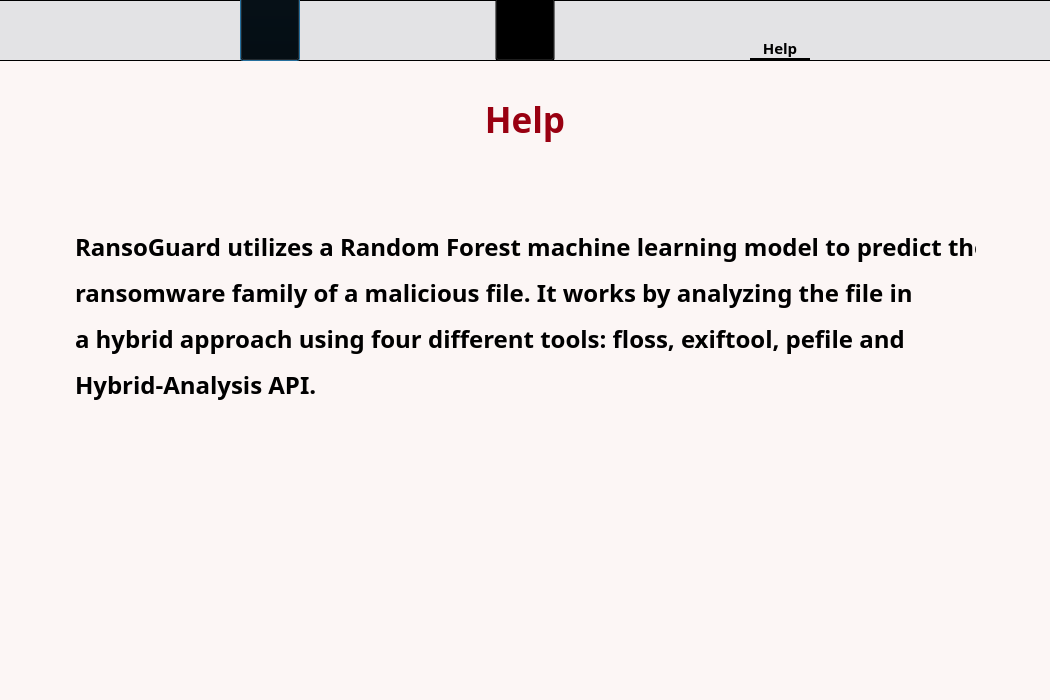
<?xml version="1.0" encoding="UTF-8"?>
<ui version="4.0">
 <class>Dialog</class>
 <widget class="QDialog" name="Dialog">
  <property name="geometry">
   <rect>
    <x>0</x>
    <y>0</y>
    <width>1050</width>
    <height>700</height>
   </rect>
  </property>
  <property name="focusPolicy">
   <enum>Qt::NoFocus</enum>
  </property>
  <property name="windowTitle">
   <string>Dialog</string>
  </property>
  <property name="layoutDirection">
   <enum>Qt::LeftToRight</enum>
  </property>
  <property name="styleSheet">
   <string notr="true">background-color:#FCF6F5;</string>
  </property>
  <widget class="QLabel" name="label">
   <property name="geometry">
    <rect>
     <x>325</x>
     <y>80</y>
     <width>400</width>
     <height>80</height>
    </rect>
   </property>
   <property name="font">
    <font>
     <family>Century Gothic</family>
     <pointsize>26</pointsize>
     <weight>75</weight>
     <bold>true</bold>
    </font>
   </property>
   <property name="styleSheet">
    <string notr="true">color:#990011</string>
   </property>
   <property name="text">
    <string>&lt;html&gt;&lt;head/&gt;&lt;body&gt;&lt;p&gt;Help&lt;/p&gt;&lt;/body&gt;&lt;/html&gt;</string>
   </property>
   <property name="alignment">
    <set>Qt::AlignCenter</set>
   </property>
  </widget>
  <widget class="QWidget" name="menu_widget" native="true">
   <property name="geometry">
    <rect>
     <x>0</x>
     <y>0</y>
     <width>1050</width>
     <height>61</height>
    </rect>
   </property>
   <property name="styleSheet">
    <string notr="true">#menu_widget{
border-top: 1px solid rgb(0, 0, 0);
border-bottom: 1px solid rgb(0, 0, 0);

background-color: rgb(227, 227, 229)
} 


#menu_widget QPushButton
{

background-color: transparent;
}



#menu_widget QLabel{
 background-color: transparent;
}




#menu_widget QPushButton:checked
{

padding-top: 3px;
border: 3px solid black;
border-left: none;
border-right: none;
border-top: none;
}





</string>
   </property>
   <widget class="QLabel" name="home_label">
    <property name="geometry">
     <rect>
      <x>240</x>
      <y>37</y>
      <width>60</width>
      <height>21</height>
     </rect>
    </property>
    <property name="font">
     <font>
      <family>Century Gothic</family>
      <pointsize>11</pointsize>
      <weight>75</weight>
      <bold>true</bold>
     </font>
    </property>
    <property name="text">
     <string>Home</string>
    </property>
    <property name="alignment">
     <set>Qt::AlignCenter</set>
    </property>
   </widget>
   <widget class="QPushButton" name="homeButton">
    <property name="geometry">
     <rect>
      <x>240</x>
      <y>-12</y>
      <width>60</width>
      <height>73</height>
     </rect>
    </property>
    <property name="font">
     <font>
      <family>Century Gothic</family>
      <pointsize>14</pointsize>
      <weight>75</weight>
      <bold>true</bold>
     </font>
    </property>
    <property name="toolTip">
     <string/>
    </property>
    <property name="styleSheet">
     <string notr="true"/>
    </property>
    <property name="text">
     <string/>
    </property>
    <property name="icon">
     <iconset>
      <normaloff>../../Downloads/home.png</normaloff>../../Downloads/home.png</iconset>
    </property>
    <property name="iconSize">
     <size>
      <width>26</width>
      <height>26</height>
     </size>
    </property>
    <property name="checkable">
     <bool>true</bool>
    </property>
    <property name="checked">
     <bool>false</bool>
    </property>
    <property name="autoExclusive">
     <bool>true</bool>
    </property>
   </widget>
   <widget class="QLabel" name="history_label">
    <property name="geometry">
     <rect>
      <x>495</x>
      <y>37</y>
      <width>60</width>
      <height>21</height>
     </rect>
    </property>
    <property name="font">
     <font>
      <family>Century Gothic</family>
      <pointsize>11</pointsize>
      <weight>75</weight>
      <bold>true</bold>
     </font>
    </property>
    <property name="text">
     <string>History</string>
    </property>
    <property name="alignment">
     <set>Qt::AlignCenter</set>
    </property>
   </widget>
   <widget class="QPushButton" name="historyButton">
    <property name="geometry">
     <rect>
      <x>495</x>
      <y>-8</y>
      <width>60</width>
      <height>69</height>
     </rect>
    </property>
    <property name="font">
     <font>
      <family>Century Gothic</family>
      <pointsize>14</pointsize>
      <weight>75</weight>
      <bold>true</bold>
     </font>
    </property>
    <property name="toolTip">
     <string/>
    </property>
    <property name="styleSheet">
     <string notr="true"/>
    </property>
    <property name="text">
     <string/>
    </property>
    <property name="icon">
     <iconset>
      <normaloff>../../Downloads/histroy.png</normaloff>../../Downloads/histroy.png</iconset>
    </property>
    <property name="iconSize">
     <size>
      <width>26</width>
      <height>26</height>
     </size>
    </property>
    <property name="checkable">
     <bool>true</bool>
    </property>
    <property name="checked">
     <bool>false</bool>
    </property>
    <property name="autoExclusive">
     <bool>true</bool>
    </property>
   </widget>
   <widget class="QLabel" name="settings_label">
    <property name="geometry">
     <rect>
      <x>750</x>
      <y>37</y>
      <width>60</width>
      <height>21</height>
     </rect>
    </property>
    <property name="font">
     <font>
      <family>Century Gothic</family>
      <pointsize>11</pointsize>
      <weight>75</weight>
      <bold>true</bold>
     </font>
    </property>
    <property name="text">
     <string>Help</string>
    </property>
    <property name="alignment">
     <set>Qt::AlignCenter</set>
    </property>
   </widget>
   <widget class="QPushButton" name="settingsButton">
    <property name="geometry">
     <rect>
      <x>750</x>
      <y>-12</y>
      <width>60</width>
      <height>73</height>
     </rect>
    </property>
    <property name="font">
     <font>
      <family>Century Gothic</family>
      <pointsize>14</pointsize>
      <weight>75</weight>
      <bold>true</bold>
     </font>
    </property>
    <property name="toolTip">
     <string/>
    </property>
    <property name="styleSheet">
     <string notr="true"/>
    </property>
    <property name="text">
     <string/>
    </property>
    <property name="icon">
     <iconset>
      <normaloff>../../Downloads/settings.png</normaloff>../../Downloads/settings.png</iconset>
    </property>
    <property name="iconSize">
     <size>
      <width>26</width>
      <height>26</height>
     </size>
    </property>
    <property name="checkable">
     <bool>true</bool>
    </property>
    <property name="checked">
     <bool>true</bool>
    </property>
    <property name="autoExclusive">
     <bool>true</bool>
    </property>
   </widget>
  </widget>
  <widget class="QLabel" name="label_3">
   <property name="geometry">
    <rect>
     <x>75</x>
     <y>230</y>
     <width>901</width>
     <height>211</height>
    </rect>
   </property>
   <property name="font">
    <font>
     <family>Century Gothic</family>
     <pointsize>18</pointsize>
     <weight>75</weight>
     <bold>true</bold>
    </font>
   </property>
   <property name="styleSheet">
    <string notr="true"/>
   </property>
   <property name="text">
    <string>&lt;html&gt;&lt;head/&gt;&lt;body&gt;&lt;p align=&quot;justify&quot;&gt;RansoGuard utilizes a Random Forest machine learning model to predict the &lt;/p&gt;&lt;p align=&quot;justify&quot;&gt;ransomware family of a malicious file. It works by analyzing the file in &lt;/p&gt;&lt;p align=&quot;justify&quot;&gt;a hybrid approach using four different tools: floss, exiftool, pefile and&lt;/p&gt;&lt;p align=&quot;justify&quot;&gt;Hybrid-Analysis API.&lt;/p&gt;&lt;/body&gt;&lt;/html&gt;</string>
   </property>
   <property name="alignment">
    <set>Qt::AlignLeading|Qt::AlignLeft|Qt::AlignTop</set>
   </property>
  </widget>
 </widget>
 <resources/>
 <connections/>
</ui>
